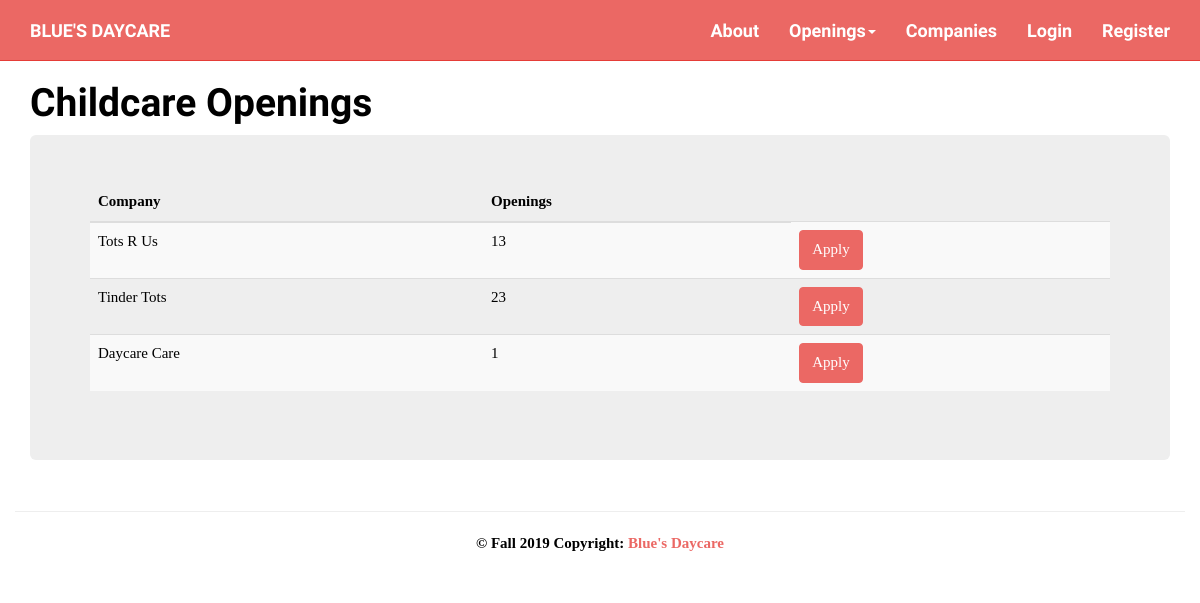
The app's page /index.php?action=viewChildcareOpenings, older data.
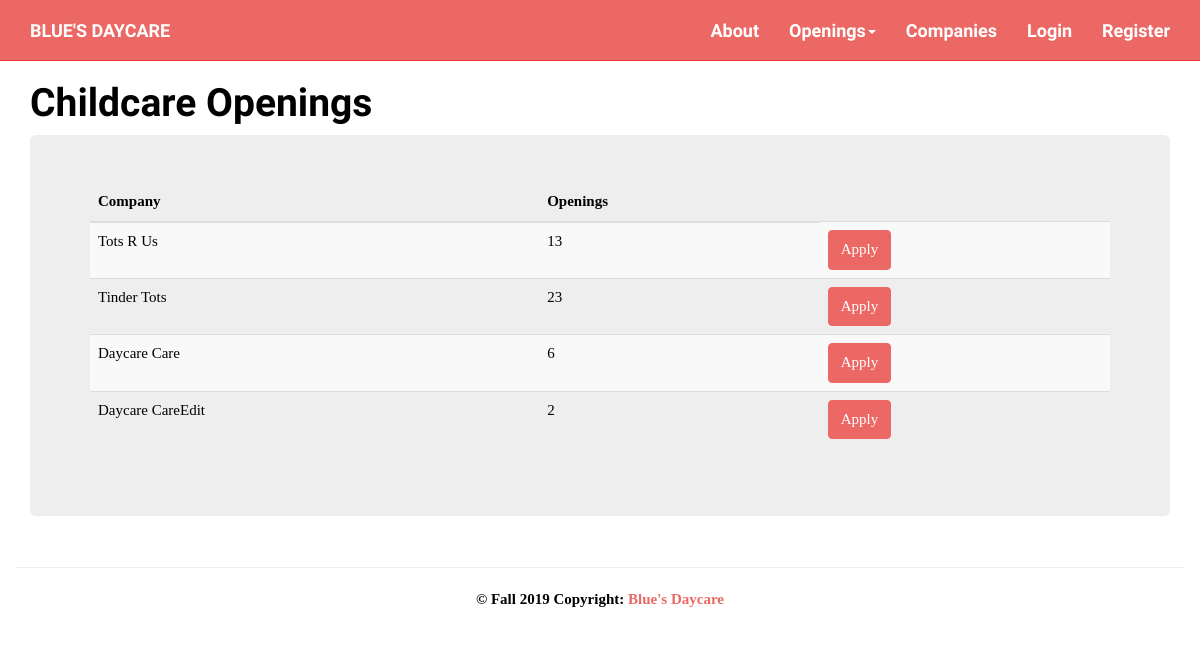
The same page, newer data.
### tables this page shows
CREATE TABLE `company` (
  `companyID` int(11) NOT NULL,
  `companyName` varchar(100) NOT NULL,
  `employeeCount` int(11) NOT NULL DEFAULT '1',
  `childCapacity` int(11) NOT NULL DEFAULT '0',
  `childrenEnrolled` int(11) NOT NULL DEFAULT '0',
  `overallRating` float DEFAULT '0',
  `ownerID` int(11) NOT NULL,
  `companyImage` varchar(50) DEFAULT 'images/default-company.jpg'
);

### models/opening_db.php (called while the page is built, shortened)
<?php
class opening_db {
    public static function select_all() {
        $db = Database::getDB();
        $queryUsers = 'SELECT * FROM company
                       WHERE  childCapacity - childrenEnrolled > 0'
                ;
        $statement = $db->prepare($queryUsers);
        $statement->execute();
        $rows = $statement->fetchAll();
        return $rows;
    }
}

### views/childcareOpenings.php (the view, shortened to what this page needs)
<!DOCTYPE html>
<html>
    <head>
        <?php include ('css/css.php'); ?>
    </head>
    <body>
        <?php include ('nav.php'); ?>
        <div class="container" >
            <h1>Childcare Openings</h1>
            <div class="jumbotron">
<table class="table table-striped table-hover">
  <thead>
    <tr>
      <th scope="col">Company</th>
      <th scope="col">Openings</th>
    </tr>
  </thead>
  <tbody>
      <?php foreach ($openings as $o) : ?>
    <tr>
      <td><?php echo $o['companyName'] ; ?></td>
      <td><?php echo $o['childCapacity'] - $o['childrenEnrolled'] ?></td>
      <td><form action="index.php" method="post">
                  <input type="submit" class="btn btn-primary btn-sml" value="Apply">
              </form></td>
    </tr>
    <?php endforeach; ?>
  </tbody>
</table>
            </div>
        </div>
            <?php include ('footer.php'); ?>
    </body>
</html>

Row changes from the older to the newer data that the page shows:
changed company "Daycare Care": $o['childCapacity'] - $o['childrenEnrolled'] "1" → "6"
added company: companyName "Daycare CareEdit", $o['childCapacity'] - $o['childrenEnrolled'] "2"
